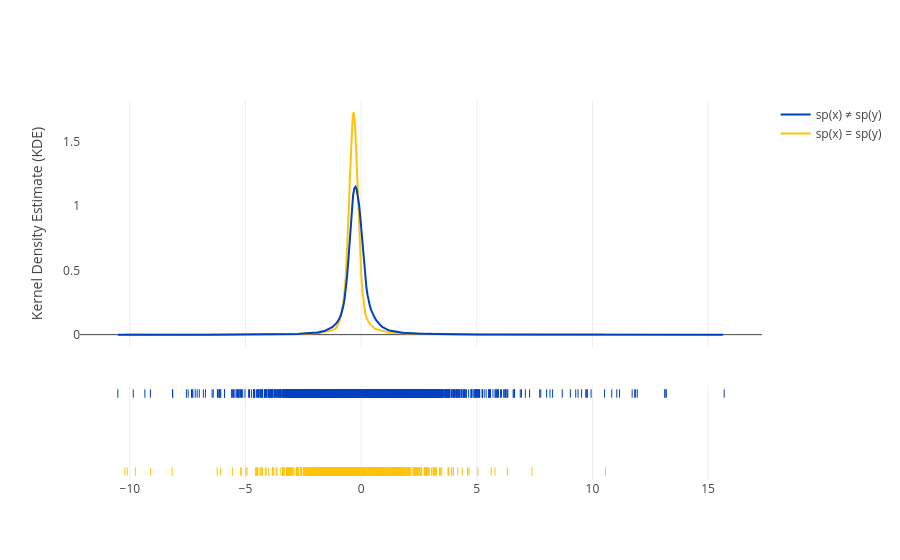

Notebook cell for this chart:
### Code cell
fig1 = ff.create_distplot(
    hist_data=hist_data,
    group_labels=groups,
    colors=colors,
    show_hist=False
)

fig1.update_layout(
    template='ygridoff',
    yaxis_title='Kernel Density Estimate (KDE)'
)

### Figure 1 — Plotly figure (JSON) as saved in the notebook; plotly's stock layout.template omitted (floating-point values rounded to 4 significant figures; data arrays with more than 128 entries replaced by an {"elided": "..."} marker saying what was removed)
{"data": [{"legendgroup": "sp(x) = sp(y)", "marker": {"color": "#FFC30B"}, "mode": "lines", "name": "sp(x) = sp(y)", "showlegend": true, "x": {"elided": "500 float values"}, "xaxis": "x", "y": {"elided": "500 float values"}, "yaxis": "y", "type": "scatter"}, {"legendgroup": "sp(x) ≠ sp(y)", "marker": {"color": "#0041C2"}, "mode": "lines", "name": "sp(x) ≠ sp(y)", "showlegend": true, "x": {"elided": "500 float values"}, "xaxis": "x", "y": {"elided": "500 float values"}, "yaxis": "y", "type": "scatter"}, {"legendgroup": "sp(x) = sp(y)", "marker": {"color": "#FFC30B", "symbol": "line-ns-open"}, "mode": "markers", "name": "sp(x) = sp(y)", "showlegend": false, "x": {"elided": "10840 float values"}, "xaxis": "x", "y": {"elided": "10840 str values"}, "yaxis": "y2", "type": "scatter"}, {"legendgroup": "sp(x) ≠ sp(y)", "marker": {"color": "#0041C2", "symbol": "line-ns-open"}, "mode": "markers", "name": "sp(x) ≠ sp(y)", "showlegend": false, "x": {"elided": "31446 float values"}, "xaxis": "x", "y": {"elided": "31446 str values"}, "yaxis": "y2", "type": "scatter"}], "layout": {"barmode": "overlay", "hovermode": "closest", "legend": {"traceorder": "reversed"}, "xaxis": {"anchor": "y2", "domain": [0.0, 1.0], "zeroline": false}, "yaxis": {"anchor": "free", "domain": [0.35, 1], "position": 0.0, "title": {"text": "Kernel Density Estimate (KDE)"}}, "yaxis2": {"anchor": "x", "domain": [0, 0.25], "dtick": 1, "showticklabels": false}}}
